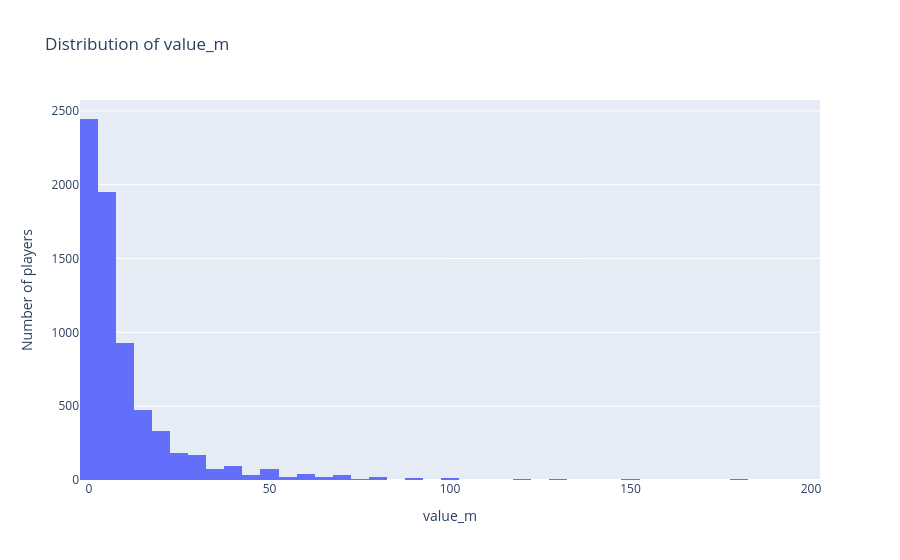

Write notebook code for a chart like this one.
### Markdown cell above
<a id="section-1"></a>
## 1. Histogram — "Is this number balanced or skewed?"

**What it shows:** how often values fall into different ranges. A tall bar means lots of players share that range.

**Why it matters for this project:** your proposal flags that transfer value is probably skewed by a small number of very expensive players — a histogram is exactly how you'd confirm that visually before deciding whether to transform the variable.

**To change what's plotted:** edit the `column_to_plot` line below. Try `"age"`, `"goals"`, `"assists"`, or `"xg"`.

### Code cell
column_to_plot = "value_m"  # try: "age", "goals", "assists", "xg"

fig = px.histogram(
    df,
    x=column_to_plot,
    nbins=40,
    title=f"Distribution of {column_to_plot}",
    labels={column_to_plot: column_to_plot},
)
fig.update_layout(yaxis_title="Number of players")
fig.show()

### Figure 1 — Plotly figure (JSON) as saved in the notebook; plotly's stock layout.template omitted (floating-point values rounded to 4 significant figures; data arrays with more than 128 entries replaced by an {"elided": "..."} marker saying what was removed)
{"data": [{"bingroup": "x", "hovertemplate": "value_m=%{x}<br>count=%{y}<extra></extra>", "legendgroup": "", "marker": {"color": "#636efa", "pattern": {"shape": ""}}, "name": "", "nbinsx": 40, "orientation": "v", "showlegend": false, "type": "histogram", "x": {"elided": "7108 float values"}, "xaxis": "x", "yaxis": "y"}], "layout": {"barmode": "relative", "legend": {"tracegroupgap": 0}, "title": {"text": "Distribution of value_m"}, "xaxis": {"anchor": "y", "domain": [0, 1], "title": {"text": "value_m"}}, "yaxis": {"anchor": "x", "domain": [0, 1], "title": {"text": "Number of players"}}}}
